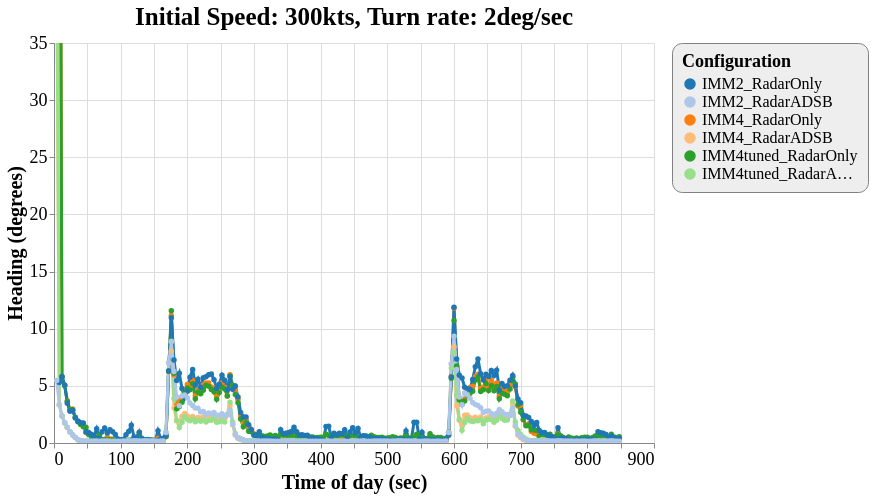

This figure's Vega-Lite source:
### Vega-Lite specification from a JSON file in a GitHub repository (floating-point values rounded to 4 significant figures; data arrays with more than 128 entries replaced by an {"elided": "..."} marker saying what was removed)
{"config": {"view": {"continuousWidth": 600, "continuousHeight": 400}, "axisX": {"labelFontSize": 18, "titleFontSize": 20}, "axisY": {"labelFontSize": 18, "titleFontSize": 20}, "font": "Times New Roman", "legend": {"cornerRadius": 10, "fillColor": "#EEEEEE", "labelFontSize": 16, "padding": 10, "strokeColor": "gray", "titleFontSize": 18}, "title": {"fontSize": 25}}, "data": {"name": "data-fbd9753bbeefc682b92a4b7551262cef"}, "mark": {"type": "line", "point": true, "strokeWidth": 3}, "encoding": {"color": {"type": "ordinal", "field": "config", "scale": {"scheme": "category20"}, "sort": ["IMM2_RadarOnly", "IMM2_RadarADSB", "IMM4_RadarOnly", "IMM4_RadarADSB", "IMM4tuned_RadarOnly", "IMM4tuned_RadarADSB"], "title": "Configuration"}, "x": {"type": "quantitative", "field": "time", "title": "Time of day (sec)"}, "y": {"type": "quantitative", "field": "rmse_hdg", "scale": {"domain": [0, 35], "zero": false}, "title": "Heading (degrees)"}}, "selection": {"selector048": {"type": "interval", "bind": "scales", "encodings": ["x", "y"]}}, "title": "Initial Speed: 300kts, Turn rate: 2deg/sec", "$schema": "https://vega.github.io/schema/vega-lite/v4.8.1.json", "datasets": {"data-fbd9753bbeefc682b92a4b7551262cef": {"elided": "1271 records"}}}
